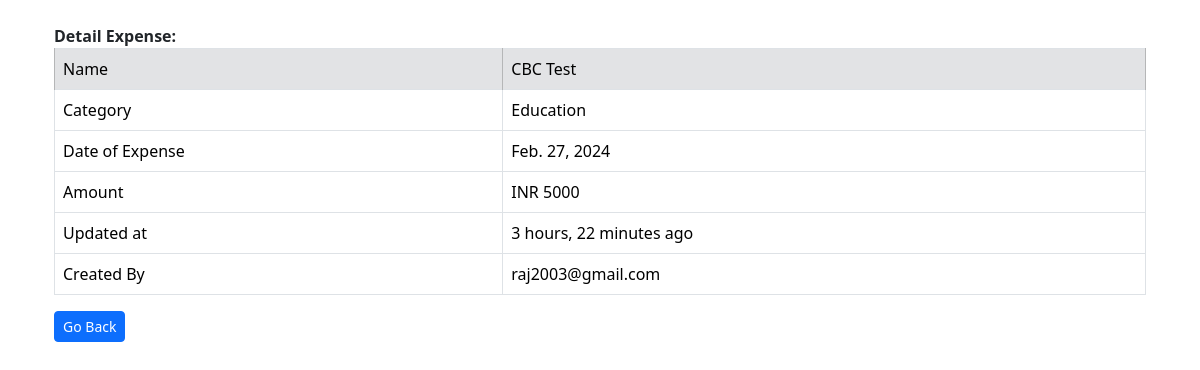
The app's page /view/16/ (signed in) with its own data.
### base/models.py (models this page shows, shortened)
class Expense(models.Model):
    host = models.ForeignKey(User, on_delete=models.CASCADE, null=True)
    name = models.CharField(max_length=140)
    description = models.CharField(null=True, blank=True, max_length=140)
    category = models.ForeignKey(Category, on_delete=models.SET_NULL, null=True)
    data_of_expense = models.DateField()
    amount = models.PositiveIntegerField(null=True)
    updated = models.DateTimeField(auto_now=True)
    created = models.DateTimeField(auto_now_add=True)
    class Meta:
        ordering = ["-updated", "-created"]

class Category(models.Model):
    name = models.CharField(max_length=140)
    def __str__(self):
        return self.name

### base/views.py (the view)
# urls.py: path("view/<str:pk>/", views.viewPage, name="view"),
def viewPage(request, pk):
    expense = Expense.objects.get(id=pk)
    if request.user.is_superuser:
        context = {"expense": expense}
        return render(request, "base/view.html", context)
    elif expense.host == request.user:
        context = {"expense": expense}
        return render(request, "base/view.html", context)
    else:
        return HttpResponseForbidden("You don't have permission to view this expense.")

### base/templates/base/view.html (shortened to what this page needs)
{% extends 'main.html' %}
{% block content %}
<div class="container mt-4">
  <div class="row" style="margin:0; padding:50;">
    <div class="col-md">
      <table class="table table-bordered bordered-dark rounded">
        <thead colspan="2"><strong>Detail Expense:</strong></thead>
        <tbody>
          <tr>
            <td class="table-secondary">Name</td>
            <td class="table-secondary">{{ expense.name }}</td>
          </tr>
          <tr>
            <td>Category</td>
            <td>{{ expense.category }}</td>
          </tr>
          <tr>
            <td>Date of Expense</td>
            <td>{{ expense.data_of_expense }}</td>
          </tr>
          <tr>
            <td>Amount</td>
            <td>INR {{ expense.amount }}</td>
          </tr>
          <tr>
            <td>Updated at</td>
            <td>{{ expense.updated|timesince }} ago</td>
          </tr>
          <tr>
            <td>Created By</td>
            {% if expense.host == request.user %}
              <td>“me”</td>
            {% else %}
            <td>{{ expense.host.email }}</td>
            {% endif %}
          </tr>
        </tbody>
      </table>
      <a class="btn btn-primary btn-sm" href="{% url 'home' %}">Go Back</a>
    </div>
  </div>
</div>
{% endblock%}

### records on screen
Expense: name "CBC Test", category "Education", data_of_expense "Feb. 27, 2024", amount "5000", updated "3 hours, 22 minutes", host.email "raj2003@gmail.com"
